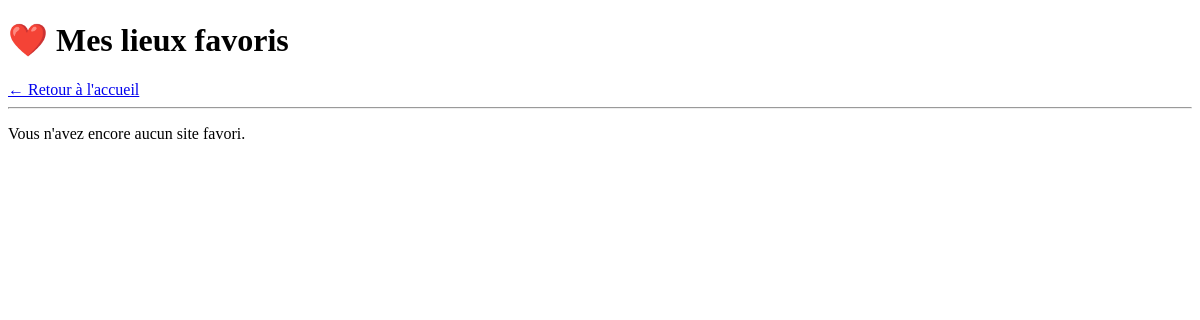
The app's page /favorites/ (signed in), older data.
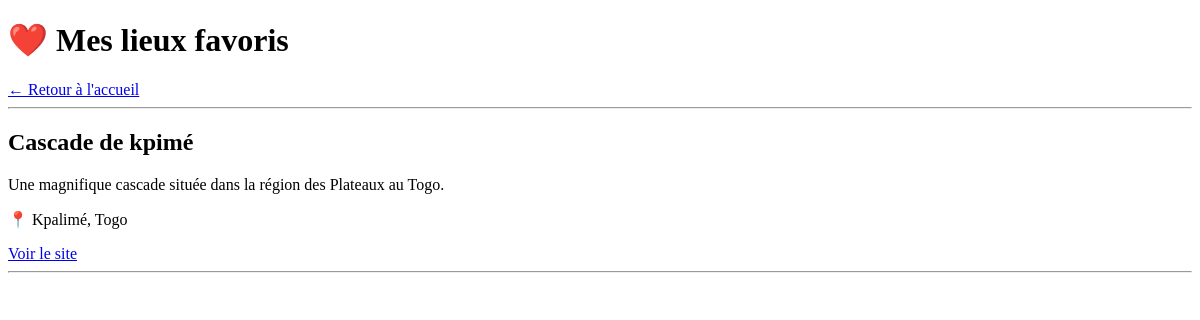
The same page, newer data.
### tourism/models.py (models this page shows, shortened)
class Favorite(models.Model):
    user = models.ForeignKey(
        User,
        on_delete=models.CASCADE
    )
    site = models.ForeignKey(
        TouristSite,
        on_delete=models.CASCADE
    )
    created_at = models.DateTimeField(
        auto_now_add=True
    )
    class Meta:
        unique_together = ('user', 'site')

class TouristSite(models.Model):
    name = models.CharField(max_length=200)
    description = models.TextField()
    location = models.CharField(max_length=255)
    region = models.ForeignKey(
        Region,
        on_delete=models.CASCADE,
        related_name="sites",
        null=True,
        blank=True
    )
    category = models.ForeignKey(
        Category,
        on_delete=models.CASCADE,
        related_name="Sites",
        null=True,
        blank=True
    )
    latitude = models.DecimalField(max_digits=9, decimal_places=6)
    longitude = models.DecimalField(max_digits=9, decimal_places=6)
    image = models.ImageField(upload_to="sites/")
    created_at = models.DateTimeField(auto_now_add=True)

### tourism/views.py (the view)
@login_required
def favorites(request):
    favorites = Favorite.objects.filter(
        user=request.user
    ).select_related('site')
    return render(
        request,
        'tourism/favorites.html',
        {
            'favorites': favorites
        }
    )

### tourism/templates/tourism/favorites.html (shortened to what this page needs)
{% load static %}
<!DOCTYPE html>
<html lang="fr">
<head>
</head>
<body>
    <h1>❤️ Mes lieux favoris</h1>
    <a href="{% url 'home' %}">
        ← Retour à l'accueil
    </a>
    <hr>
    {% for favorite in favorites %}
        <div>
            <h2>{{ favorite.site.name }}</h2>
            <p>
                {{ favorite.site.description }}
            </p>
            <p>
                📍 {{ favorite.site.location }}
            </p>
            <a href="{% url 'site_detail' favorite.site.id %}">
                Voir le site
            </a>
        </div>
        <hr>
    {% empty %}
        <p>
            Vous n'avez encore aucun site favori.
        </p>
    {% endfor %}
</body>
</html>

Row changes from the older to the newer data that the page shows:
added Favorite: site.name "Cascade de kpimé", site.description "Une magnifique cascade située dans la région des Plateaux au Togo.", site.location "Kpalimé, Togo"
Text that changed along with them:
text no longer shown: "Vous n'avez encore aucun site favori."
